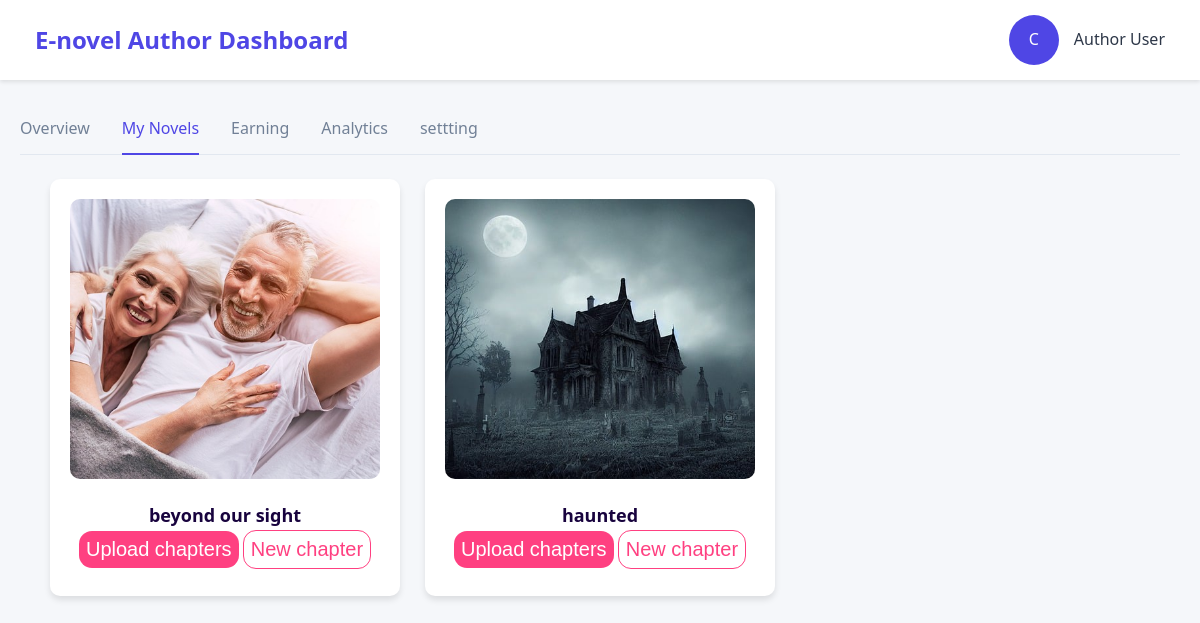
The app's page /novel/author-dashboard/novels.php with its own data.
### tables this page shows
CREATE TABLE `novels` (
  `id` int(11) NOT NULL,
  `title` varchar(80) NOT NULL,
  `author_id` varchar(80) NOT NULL,
  `price` int(12) NOT NULL,
  `genre` varchar(40) NOT NULL,
  `chapters` int(100) NOT NULL,
  `status` enum('published','draft','review') NOT NULL,
  `views` int(255) NOT NULL,
  `image` varchar(30) NOT NULL,
  `synopsis` varchar(200) NOT NULL,
  `created_at` timestamp(6) NOT NULL DEFAULT current_timestamp(6),
  `updated_at` timestamp(6) NULL DEFAULT current_timestamp(6) ON UPDATE current_timestamp(6),
  `deleted_at` timestamp(6) NULL DEFAULT current_timestamp(6) ON UPDATE current_timestamp(6)
);

### novel/author-dashboard/novels.php (the view, shortened to what this page needs)
<?php
include 'connect.php';
$sql = "SELECT * FROM novels ORDER BY title";
$result = mysqli_query($conn,$sql);
?>
<!DOCTYPE html>
<html lang="en">
<head>
    <link rel="stylesheet" href="novels.css">
</head>
<body>
    <header class="header">
        <div class="container header-container">
            <h1 class="header-title">E-novel Author Dashboard</h1>
            <div class="user-info">
                <div class="user-avatar">C</div>
                <span class="user-role">Author User</span>
            </div>
        </div>
    </header>
    <div class="container">
        <nav class="navbar">
            <div class="navmenu">
                <a href="author-dashboard.php" class="nav-link">Overview</a>
                <a href="novels.html" class="nav-link active">My Novels</a>
                <a href="#" class="nav-link">Earning</a>
                <a href="#" class="nav-link">Analytics</a>
                <a href="#" class="nav-link">settting</a>
            </div>
        </nav>
        <div class="novel-content">
            <div class="book-grid">
                <?php
                if ($result && mysqli_num_rows($result) > 0) {
                    while ($novel = mysqli_fetch_assoc($result)) {
                        ?>
                    <div class="book-card">
                        <img src="images/<?php echo ($novel['image']);?>" alt="">
                        <h3 class="title"> <?php echo ($novel['title']);?> </h3>
                        <div class="adding-chapter">
                            <button class="upload">Upload chapters</button>
                            <button class="add">New chapter</button>
                        </div>
                    </div>
                        <?php
                    }
                } else {
                    echo "<p>No novels available at the moment.</p>";
                }
                ?>
            </div>
        </div>
    </div>
</body>
</html>

### novel/author-dashboard/novels.css (style rules this page uses)
* { margin: 0; padding: 0; box-sizing: border-box; }
body { font-family: 'Segoe UI', Tahoma, Geneva, Verdana, sans-serif; background-color: #f5f7fa; color: black; line-height: 1.6; }
.container { max-width: 1200px; margin: 0 auto; padding: 0 20px; }
.header { background-color: #fff; box-shadow: 0 2px 4px rgba(0, 0, 0, 0.1); padding: 15px; }
.header-container { display: flex; justify-content: space-between; align-items: center; }
.header-title { font-size: 1.5rem; font-weight: 600; color: #4f46e5; }
.user-info { display: flex; align-items: center; gap: 15px; }
.user-role { font-size: 16px; color: #2d3748; }
.user-avatar { height: 50px; width: 50px; border-radius: 50%; background-color: #4f46e5; color: white; display: flex; align-items: center; justify-content: center; font-weight: 500; }
.navbar { margin: 24px 0; border-bottom: 1px solid #e2e8f0; }
.navmenu { display: flex; list-style: none; gap: 32px; }
.nav-link { display: inline-block; padding: 12px 0; color: #718096; text-decoration: none; font-size: 1rem; font-weight: 500; position: relative; transition: all 0.2s; }
.nav-link.active { color: #4f46e5; }
.nav-link.active::after { content: ''; position: absolute; bottom: -1px; left: 0; width: 100%; height: 2px; background-color: #4f46e5; }
.book-grid { display: grid; grid-template-columns: repeat(4, 1fr); gap: 25px; width: 100%; max-width: 1100px; max-height: 1200px; margin: 0 auto; }
.book-card { background-color: white; border-radius: 10px; box-shadow: 0 4px 6px rgba(0,0,0,0.1); padding: 20px; text-align: center; }
.book-card img { width: 100%; height: 280px; object-fit: cover; border-radius: 10px; margin-bottom: 15px; transition: transform 0.3s ease; }
.title { font-weight: bold; font-size: 18px; color: #18033e; }
.upload { border-radius: 13px; padding: 7px; border: none; background-color: #ff4081; color: white; font-size: 20px; margin-bottom: 8px; }
.add { border-radius: 13px; padding: 7px; border: 1px solid #ff4081; background-color: white; color: #ff4081; font-size: 20px; }
@media (max-width: 1200px) { .book-grid { grid-template-columns: repeat(3, 1fr); } }

### records on screen
novels: image (picture), title "beyond our sight"
novels: image (picture), title "haunted"
